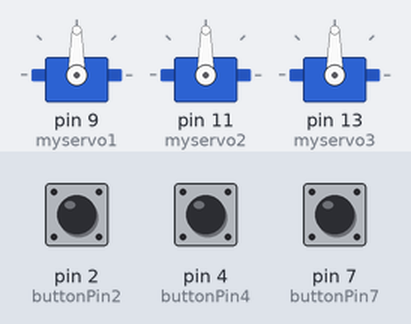
Recording of a sketch running on a simulated Arduino Uno, built with avr-gcc and run on an emulated ATmega328P. Parts: 3 × servo. The test bench sets the inputs (shaded band); at power-on: pin 2 (buttonPin2) LOW, pin 4 (buttonPin4) LOW, pin 7 (buttonPin7) LOW.

Above: at 1.2 s.
1.3 s: pin 2 (buttonPin2) pulled HIGH for 0.15 s
At 2.2 s:
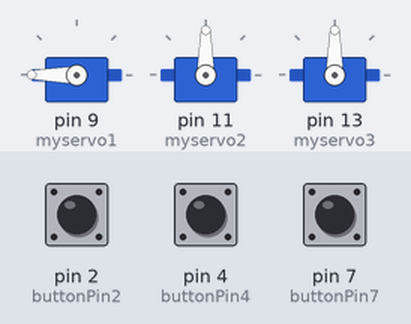
2.9 s: pin 4 (buttonPin4) pulled HIGH for 0.15 s
At 3.4 s:
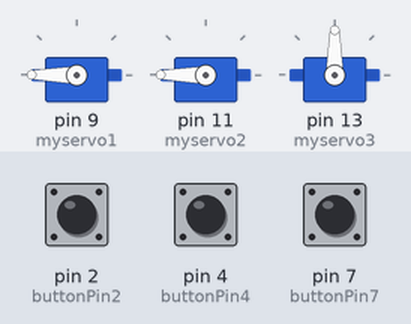
4.5 s: pin 7 (buttonPin7) pulled HIGH for 0.15 s
At 5.9 s:
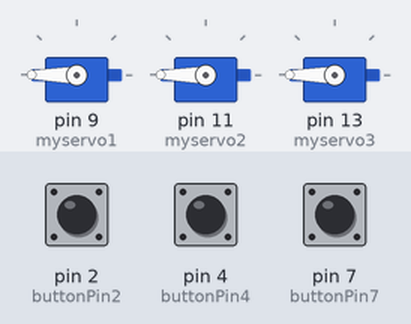
Timing chart, 0 to 7.5 s (numbered marks = the images above; inputs shaded):
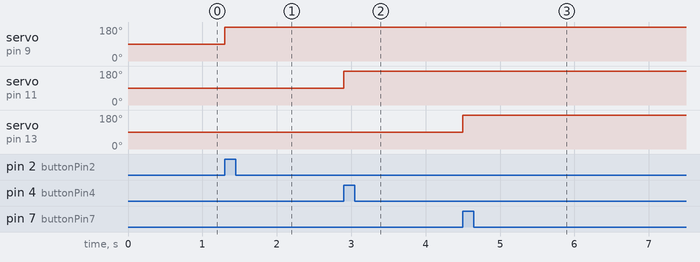

Measured:
- after the input at 1.3 s, servo on pin 9 (myservo1): 90° → 180° at once
- after the input at 2.9 s, servo on pin 11 (myservo2): 90° → 180° at once
- after the input at 4.5 s, servo on pin 13 (myservo3): 90° → 180° at once

The sketch:

MT_SP24_CarboardEnCode.ino
```cpp
#include <Servo.h>

Servo myservo1;
Servo myservo2;
Servo myservo3;

const int buttonPin2 = 2;
const int buttonPin4 = 4;
const int buttonPin7 = 7;

void setup() {
  myservo1.attach(9);
  myservo2.attach(11);
  myservo3.attach(13);

  pinMode(buttonPin2, INPUT);
  pinMode(buttonPin4, INPUT);
  pinMode(buttonPin7, INPUT);

}

void loop() {
  if (digitalRead(buttonPin2) == HIGH) {
    myservo1.write(180);
  } else {
  }

  if (digitalRead(buttonPin4) == HIGH) {
    myservo2.write(180);
  } else {
  }

  if (digitalRead(buttonPin7) == HIGH) {
    myservo3.write(180);
  } else {
  }
}
```
